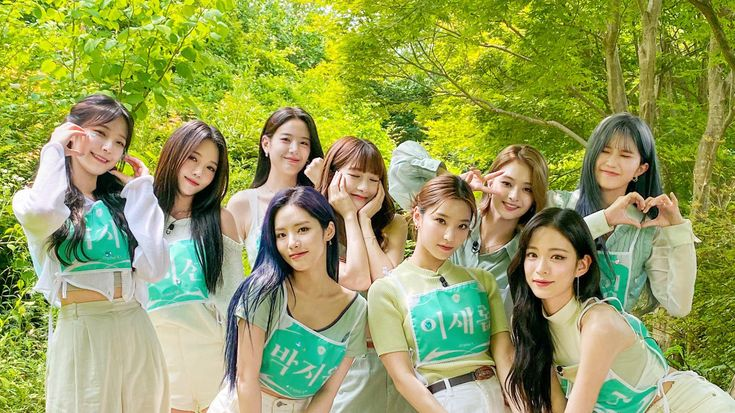
#> input picture 2_프로젝트/모자이크.jpg, 735 x 413 px
$ python '7-2_모자이크.py'
#> lines starting #> are read from the running program, lines starting #| are printed output that depends on the picture; after the words box and inside, x2 and y2 are one past the last pixel; in counts of white or black regions, pixels touching at a corner belong together
import numpy as np
import cv2

# 얼굴과 눈을 찾을 수 있는 xml 파일 로드
face_cascade = cv2.CascadeClassifier(cv2.data.haarcascades+'haarcascade_frontalface_default.xml')
eye_cascade = cv2.CascadeClassifier(cv2.data.haarcascades+'haarcascade_eye.xml')

# 파일 읽어오기. 8비트 형식으로 데이터를 불러옴
ff = np.fromfile(r'모자이크.jpg',np.uint8)

# 이미지를 디코딩하여 읽어온 데이터를 이미지 형식으로 변환
img = cv2.imdecode(ff, cv2.IMREAD_UNCHANGED)
#> img is the input picture: shape (413, 735, 3); mean B, G, R 91.9, 159.4, 149.3

# 이미지 크기 조정
# INTER_LINEAR : 선형 보간법을 이용
img = cv2.resize(img, dsize=(0,0), fx=1.0, fy=1.0, interpolation=cv2.INTER_LINEAR)

# 컬러이미지를 흑백이미지로 변환
gray = cv2.cvtColor(img, cv2.COLOR_BGR2GRAY)
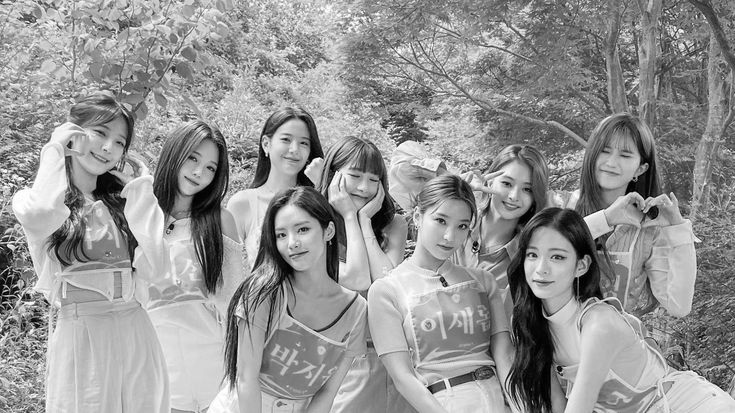
#> gray: shape (413, 735); min 0, max 255, mean 148.7

# 이미지에서 얼굴을 탐지
faces = face_cascade.detectMultiScale(gray, 1.2,5)
#> faces = [[266, 121, 51, 51], [588, 133, 56, 56], [265, 207, 63, 63], [417, 199, 65, 65], [513, 231, 68, 68]]


# 찾은 얼굴의 위치와 크기를 가져옴
# x, y : 얼굴의 왼쪽 상단 모서리
# w, h : 얼굴의 크기
for (x,y,w,h) in faces :

    # 얼굴 위치에 사각형을 그림(BGR)
    cv2.rectangle(img, (x,y), (x+w, y+h), (255,0,0),2)
    face_img = img[y:y+h, x:x+w]
    face_img = cv2.resize(face_img, dsize=(0,0), fx=0.1, fy=0.1)
    face_img = cv2.resize(face_img, (w,h), interpolation=cv2.INTER_AREA)
    img[y:y+h, x:x+w] = face_img
#> this loop made 5 passes
#> pass 1, `face_img = img[y:y+h, x:x+w]`:
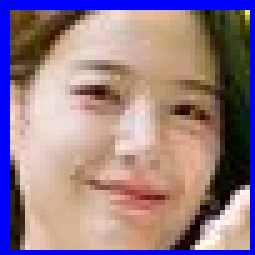
#> face_img: shape (51, 51, 3) (shown 5 times larger); mean B, G, R 135.5, 124.6, 150.2
#> pass 1, `face_img = cv2.resize(face_img, (w,h), interpolation=cv2.INTER_AREA)`:
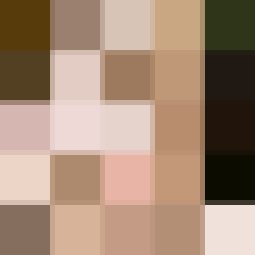
#> face_img: shape (51, 51, 3) (shown 5 times larger); mean B, G, R 117.7, 137.9, 164.2
#> pass 2, `face_img = img[y:y+h, x:x+w]`:
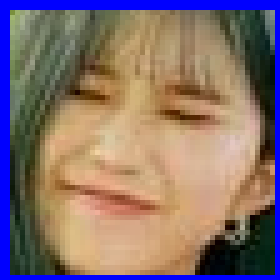
#> face_img: shape (56, 56, 3) (shown 5 times larger); mean B, G, R 109.3, 113.1, 134
#> pass 2, `face_img = cv2.resize(face_img, (w,h), interpolation=cv2.INTER_AREA)`:
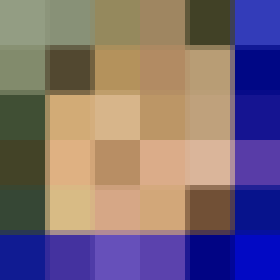
#> face_img: shape (56, 56, 3) (shown 5 times larger); mean B, G, R 119.2, 106.8, 123.4
#> after the loop:
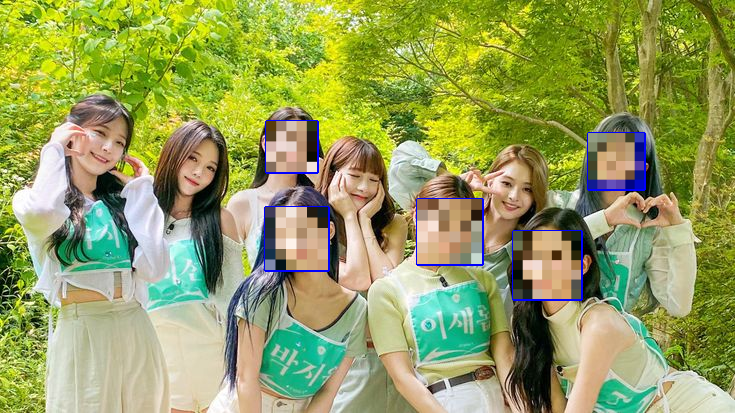
#> img: shape (413, 735, 3); 6.72% of pixels changed, all inside (x1, y1, x2, y2) = (264, 120, 646, 301)

# 화면에 출력
cv2.imshow('face find', img)
cv2.waitKey(0)
cv2.destroyAllWindows()
